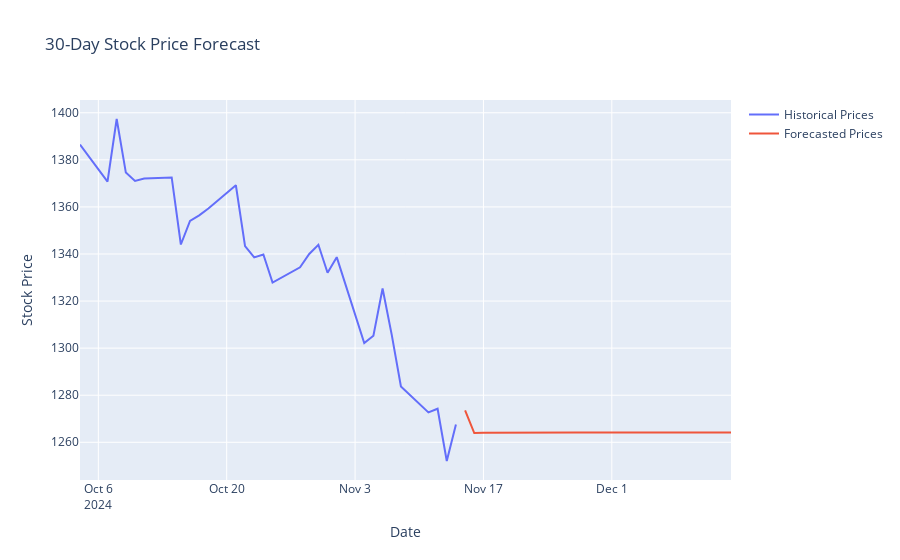

Write notebook code for a chart like this one.
### Code cell
import plotly.graph_objects as go
# Historical Data
historical_data = pd.DataFrame({
    'Date': dates,  # Use fixed datetime dates
    'Price': df['Close']  # Historical prices
})
historical_data = historical_data.iloc[-30:]
# Forecast Data
forecast_data = pd.DataFrame({
    'Date': forecast_dates,  # Generated future dates
    'Price': forecasted_prices_original  # Forecasted prices
})

# Combine data and plot
visualization_df = pd.concat([historical_data, forecast_data])

# Plot code remains the same
fig = go.Figure()
fig.add_trace(go.Scatter(x=historical_data['Date'], y=historical_data['Price'], mode='lines', name='Historical Prices'))
fig.add_trace(go.Scatter(x=forecast_data['Date'], y=forecast_data['Price'], mode='lines', name='Forecasted Prices'))
fig.update_layout(title='30-Day Stock Price Forecast', xaxis_title='Date', yaxis_title='Stock Price')
fig.show()
